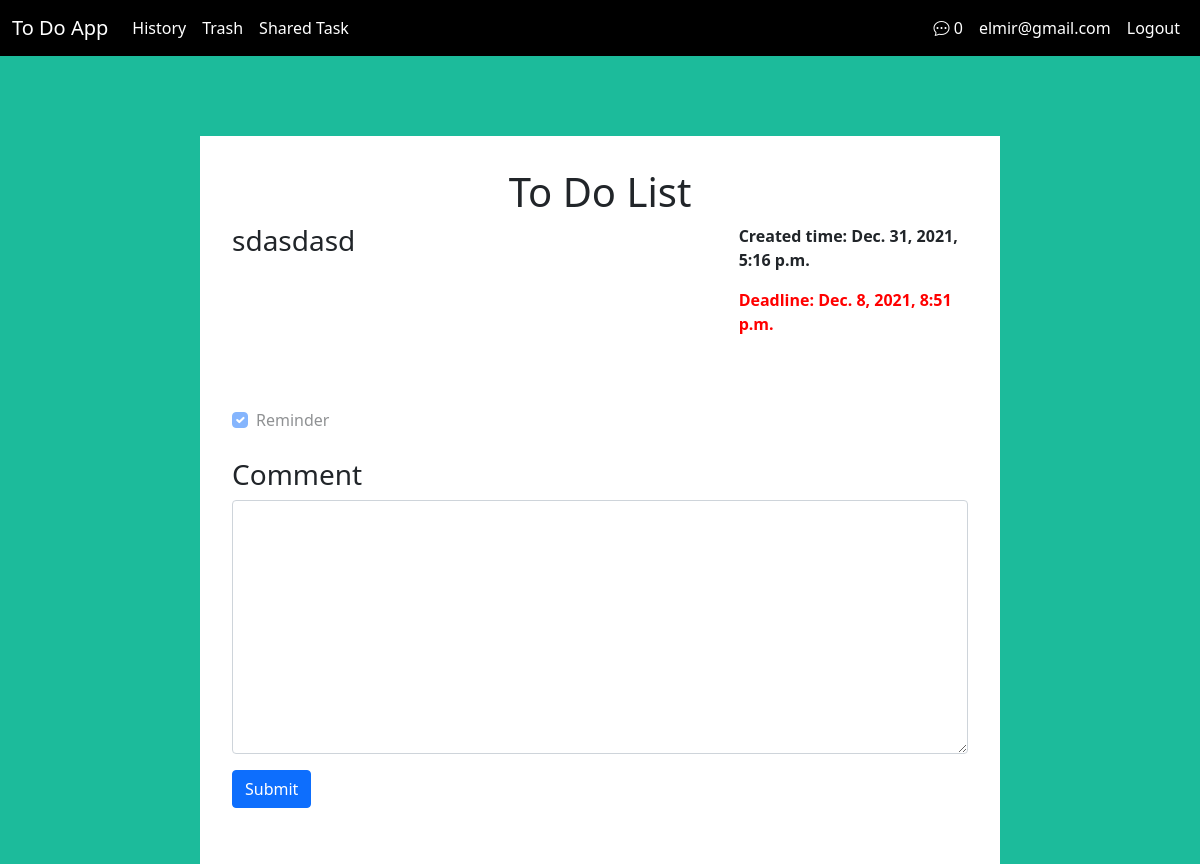
Screenshot of /todoapp/task/17/ (signed in) with the database file from the repository.
### accounts/models.py (models this page shows)
class CustomUser(AbstractUser):
    username = None
    email = models.EmailField(unique=True)
    token =models.CharField(max_length=120,null=True,blank=True)
    is_active = models.BooleanField(default=False)
    USERNAME_FIELD = 'email'
    REQUIRED_FIELDS = []
    object = CustomUserManager()

### todoapp/models.py (models this page shows, shortened)
class Task(models.Model):
    title = models.CharField(max_length=255)
    deadline = models.DateTimeField()
    description = models.TextField(null=True,blank=True)
    reminder = models.BooleanField()
    done = models.BooleanField(default=False)
    user = models.ForeignKey(user,on_delete=models.CASCADE,null=True,blank=True)
    is_deleted = models.BooleanField(default=False)
    created_at = models.DateTimeField(auto_now_add=True)
    updated_at = models.DateTimeField(auto_now=True)

### todoapp/views.py (the view, shortened to what this page needs)
# urls.py: path('task/<int:pk>/',TaskDetail.as_view(),name='task-detail'),
class TaskDetail(LoginRequiredMixin,CheckAccessMixin,DetailView):
    template_name = 'detail.html'
    model = Task
    def get_context_data(self, **kwargs):
        context = super().get_context_data(**kwargs)
        context["form"] = CommentForm()
        return context

### todoapp/forms.py
class CommentForm(forms.ModelForm):
    class Meta:
        model = Comment
        fields = ['comment']
        widgets = {
            'comment':forms.Textarea(attrs={'class':'form-control'})
        }

### core/views.py (called while the page is built)
    @method_decorator(login_required)
    def dispatch(self,request,*args,**kwargs):
        return super(LoginRequiredMixin,self).dispatch(request,*args,**kwargs)

### todoapp/templatetags/message.py (called while the page is built)
@register.simple_tag(name='messageCount')
def messageCount(user):
    return TaskShare.objects.filter(user=user,request=False).count()

### todoapp/views.py (called while the page is built)
    def dispatch(self,request,*args,**kwargs):
        self.object = self.get_object()
        access = TaskShare.objects.filter(task=self.object).all()
        if any(x.user == request.user and x.request==True for x in access) or self.object.user == request.user:
            return super().dispatch(request, *args, **kwargs)
        else:
            return redirect('index')

### templates/detail.html (shortened to what this page needs)
{% extends 'base.html' %}
{% block content %}
<div class="container">
  <div class="row">
    <div class="d-flex justify-content-center mainBox">
      <div class="toDoBox">
        <h1 style="text-align: center;">To Do List</h1>
        <div class="form-todo">
          <form action="">
            <div class="row">
              <div class="col-8">
                <h3>{{task.title}}</h3>
              </div>
              <div class="col-4">
                <b>
                  <p>Created time: {{task.created_at}}</p>
                </b>
                <b>
                  <p style="color:red;">Deadline: {{task.deadline}}</p>
                </b>
              </div>
            </div>
            <div class="row">
              <div class="row mt-4">
                <div class="col-12">
                </div>
              </div>
              <div class="row mt-3">
                <div class="col-12">
                  <div class="form-check">
                    <input class="form-check-input" type="checkbox" value="" {% if task.done == True %} checked
                      {% endif %} disabled id="flexCheckDefault">
                    <label class="form-check-label" for="flexCheckDefault">
                      Reminder
                    </label>
                  </div>
                </div>
              </div>
          </form>
        </div>
        <div class="comment mt-4">
          <h3>Comment</h3>
          <form action="" method="post" class="comment-form">
            <div class="form-group">
              {{form.comment}}
            </div>
            <div class="form-group mt-3">
              <input type="submit" class="btn btn-primary">
            </div>
          </form>
        </div>
      </div>
    </div>
  </div>
  {% endblock content %}

### templates/base.html (shortened to what this page needs)
{% load static %}
{% load message %}
<!doctype html>
<html lang="en">
<head>
  <link href="https://cdn.jsdelivr.net/npm/bootstrap@5.0.2/dist/css/bootstrap.min.css" rel="stylesheet"
>
  <link rel="stylesheet" href="{% static 'css/style.css' %}">
  <link rel="stylesheet" href="https://cdn.jsdelivr.net/npm/bootstrap-icons@1.7.2/font/bootstrap-icons.css">
</head>
<body>
  <nav class="navbar navbar-expand-lg navbar-dark" style="background-color: black;">
    <div class="container-fluid">
      <a class="navbar-brand" href="{% url 'index' %}">To Do App</a>
      <div class="collapse navbar-collapse" id="navbarSupportedContent">
        <ul class="navbar-nav me-auto mb-2 mb-lg-0">
          <li class="nav-item">
            <a class="nav-link active" aria-current="page" href="#">History</a>
          </li>
          <li class="nav-item">
            <a class="nav-link active" aria-current="page" href="{% url 'trash' %}">Trash</a>
          </li>
          <li class="nav-item">
            <a class="nav-link active" aria-current="page" href="{% url 'shared-task' %}">Shared Task</a>
          </li>
        </ul>
        <div class="d-flex">
          {% if request.user %}
          <ul class="navbar-nav me-auto mb-2 mb-lg-0">
            <li class="nav-item">
              <a class="nav-link active" aria-current="page" href="{% url 'message' %}"><i class="bi bi-chat-dots"></i> {% messageCount request.user %}</a>
            </li>
            <li class="nav-item">
              <a class="nav-link active" aria-current="page" href="#">{{request.user.email}}</a>
            </li>
            <li class="nav-item">
              <a href="{% url 'logout' %}" class="nav-link active" aria-current="page" href="#">Logout</a>
            </li>
          </ul>
          {% endif %}
        </div>
      </div>
    </div>
  </nav>
  {% block content %}
  {% endblock content %}
</body>
</html>

### static/css/style.css (style rules this page uses)
body { background-color: #1cbb9b; }
.toDoBox { background-color: white; max-width: 1000px; padding: 2rem 2rem; min-width: 800px; margin-top: 5rem; }

### rows the page displays
CustomUser: id "0", user.email "elmir@gmail.com"
Task: title "sdasdasd", created_at "Dec. 31, 2021, 5:16 p.m.", deadline "Dec. 8, 2021, 8:51 p.m.", done "☑"
